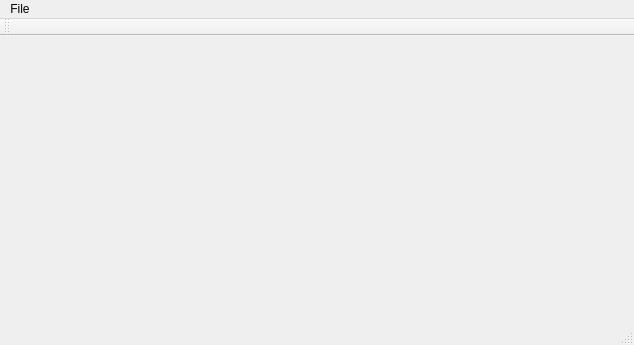
<?xml version="1.0" encoding="UTF-8"?>
<ui version="4.0">
 <class>VideoPlayer</class>
 <widget class="QMainWindow" name="VideoPlayer">
  <property name="geometry">
   <rect>
    <x>0</x>
    <y>0</y>
    <width>634</width>
    <height>345</height>
   </rect>
  </property>
  <property name="windowTitle">
   <string>VideoPlayer</string>
  </property>
  <widget class="QWidget" name="centralWidget"/>
  <widget class="QToolBar" name="mainToolBar">
   <attribute name="toolBarArea">
    <enum>TopToolBarArea</enum>
   </attribute>
   <attribute name="toolBarBreak">
    <bool>false</bool>
   </attribute>
  </widget>
  <widget class="QStatusBar" name="statusBar"/>
  <widget class="QMenuBar" name="menuBar">
   <property name="geometry">
    <rect>
     <x>0</x>
     <y>0</y>
     <width>634</width>
     <height>22</height>
    </rect>
   </property>
   <widget class="QMenu" name="menuFile">
    <property name="title">
     <string>File</string>
    </property>
    <addaction name="actionOpen"/>
    <addaction name="actionExit"/>
   </widget>
   <addaction name="menuFile"/>
  </widget>
  <action name="actionOpen">
   <property name="text">
    <string>Open</string>
   </property>
  </action>
  <action name="actionExit">
   <property name="text">
    <string>Exit</string>
   </property>
  </action>
  <action name="actionVersion">
   <property name="text">
    <string>Version</string>
   </property>
  </action>
  <action name="actionAbout">
   <property name="text">
    <string>About</string>
   </property>
  </action>
 </widget>
 <layoutdefault spacing="6" margin="11"/>
 <resources/>
 <connections/>
</ui>
